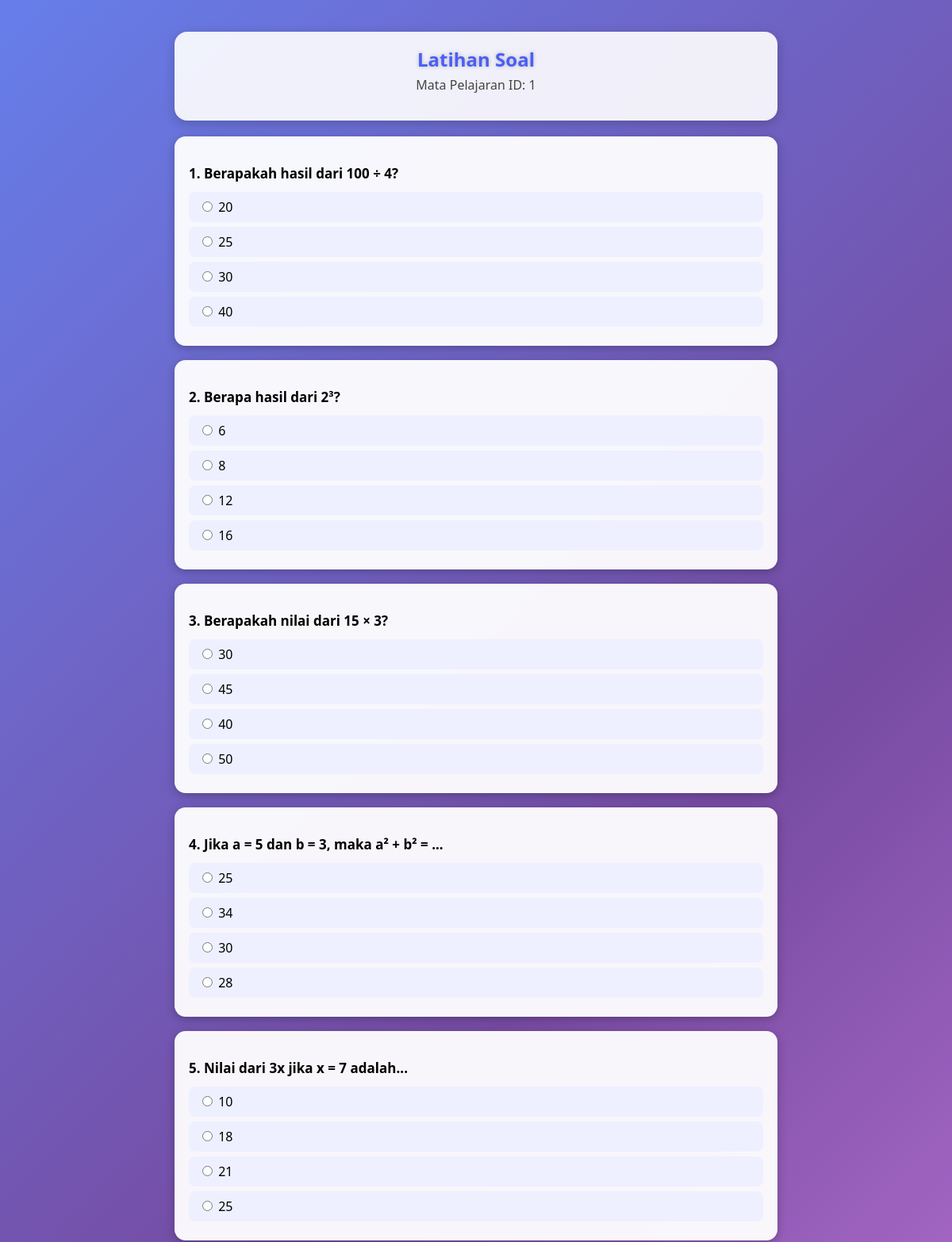
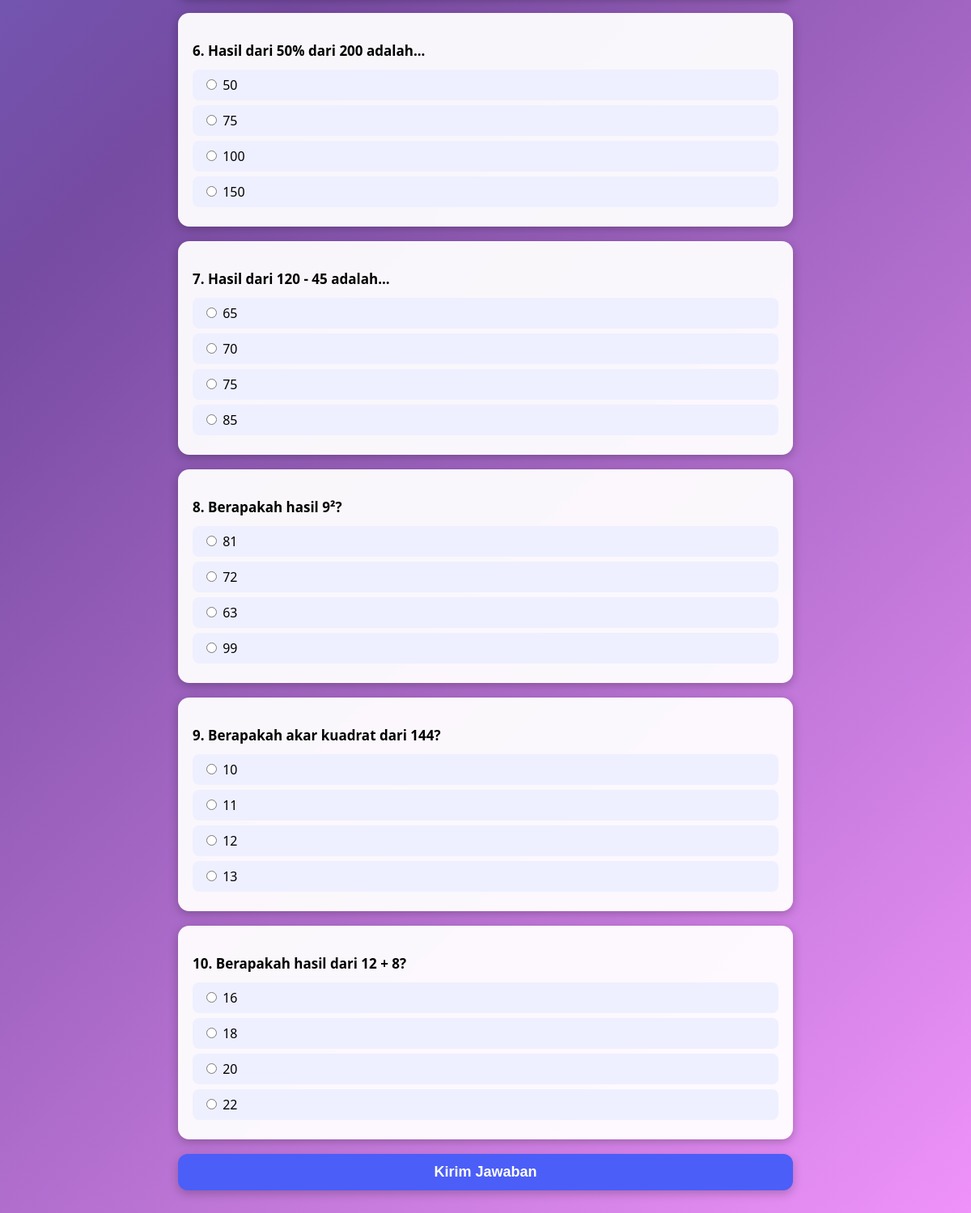
Page /siswa/latihan.php?subject=1 (signed in) on the committed database (2 pictures, top to bottom).
### tables this page shows
CREATE TABLE `question_bank` (
  `id` int NOT NULL,
  `created_by` int DEFAULT NULL,
  `subject_id` int NOT NULL,
  `kelas` varchar(50) NOT NULL,
  `type` enum('mcq','essay','match','numeric') NOT NULL DEFAULT 'mcq',
  `question` text NOT NULL,
  `option_a` text,
  `option_b` text,
  `option_c` text,
  `option_d` text,
  `correct_answer` varchar(255) DEFAULT NULL,
  `difficulty` tinyint DEFAULT '3',
  `created_at` datetime DEFAULT CURRENT_TIMESTAMP
);

### siswa/latihan.php (the view, shortened to what this page needs)
<?php
require_once "../config.php";
$kelas_siswa = "SMP";
$subject_id = isset($_GET['subject']) ? (int)$_GET['subject'] : 0;
$sql = "
    SELECT id, type, question, option_a, option_b, option_c, option_d, correct_answer
    FROM question_bank
    WHERE subject_id = $subject_id
      AND kelas = '$kelas_siswa'
      AND type = 'mcq'
    ORDER BY RAND()
    LIMIT 10
";
$result = $conn->query($sql);
?>
<!DOCTYPE html>
<html lang="id">
<head>
</head>
<body>
<div class="container">
    <div class="title-box">
        <h2>Latihan Soal</h2>
        <p>Mata Pelajaran ID: <?= $subject_id ?></p>
    </div>
    <form action="latihan_process.php" method="post">
        <?php
        $no = 1;
        while ($row = $result->fetch_assoc()):
        ?>
        <div class="card">
            <p><b><?= $no++ ?>. <?= $row['question'] ?></b></p>
            <label><input type="radio" name="answer_<?= $row['id'] ?>" value="A"> <?= $row['option_a'] ?></label>
            <label><input type="radio" name="answer_<?= $row['id'] ?>" value="B"> <?= $row['option_b'] ?></label>
            <label><input type="radio" name="answer_<?= $row['id'] ?>" value="C"> <?= $row['option_c'] ?></label>
            <label><input type="radio" name="answer_<?= $row['id'] ?>" value="D"> <?= $row['option_d'] ?></label>
        </div>
        <?php endwhile; ?>
        <button type="submit" class="btn-submit">Kirim Jawaban</button>
    </form>
</div>
</body>
</html>

### siswa/latihan.php (style rules this page uses)
body { font-family: 'Segoe UI', sans-serif; margin: 0; padding: 0; background: linear-gradient(135deg, #667eea 0%, #764ba2 45%, #f093fb 100%); min-height: 100vh; padding-bottom: 50px; }
.container { width: 90%; max-width: 760px; margin: auto; margin-top: 40px; }
.title-box { text-align: center; background: rgba(255,255,255,0.9); padding: 18px; border-radius: 16px; margin-bottom: 20px; box-shadow: 0 4px 15px rgba(0,0,0,0.2); }
.title-box h2 { color: #4b5ef7; margin: 0; text-shadow: 0 0 5px rgba(0,0,0,0.25); }
.title-box p { color: #444; margin-top: 5px; }
.card { background: rgba(255,255,255,0.95); padding: 18px; border-radius: 14px; margin-bottom: 18px; box-shadow: 0 3px 12px rgba(0,0,0,0.25); }
.card p { font-size: 17px; margin-bottom: 12px; }
.card label { display: block; cursor: pointer; background: #eef0ff; padding: 8px 12px; border-radius: 8px; margin-bottom: 6px; transition: 0.2s; }
.btn-submit { display: block; width: 100%; padding: 12px; margin-top: 18px; border: none; border-radius: 12px; background: #4b5ef7; color: white; font-size: 18px; font-weight: bold; cursor: pointer; box-shadow: 0 4px 12px rgba(0,0,0,0.22); transition: 0.3s; }

### rows in the picture
question_bank: question "Berapakah hasil dari 100 ÷ 4?", option_a "20", option_b "25", option_c "30", option_d "40"
question_bank: question "Berapa hasil dari 2³?", option_a "6", option_b "8", option_c "12", option_d "16"
question_bank: question "Berapakah nilai dari 15 × 3?", option_a "30", option_b "45", option_c "40", option_d "50"
question_bank: question "Jika a = 5 dan b = 3, maka a² + b² = ...", option_a "25", option_b "34", option_c "30", option_d "28"
question_bank: question "Nilai dari 3x jika x = 7 adalah...", option_a "10", option_b "18", option_c "21", option_d "25"
question_bank: question "Hasil dari 50% dari 200 adalah...", option_a "50", option_b "75", option_c "100", option_d "150"
question_bank: question "Hasil dari 120 - 45 adalah...", option_a "65", option_b "70", option_c "75", option_d "85"
question_bank: question "Berapakah hasil 9²?", option_a "81", option_b "72", option_c "63", option_d "99"
question_bank: question "Berapakah akar kuadrat dari 144?", option_a "10", option_b "11", option_c "12", option_d "13"
question_bank: question "Berapakah hasil dari 12 + 8?", option_a "16", option_b "18", option_c "20", option_d "22"

### other values in the picture
$subject_id "1"
